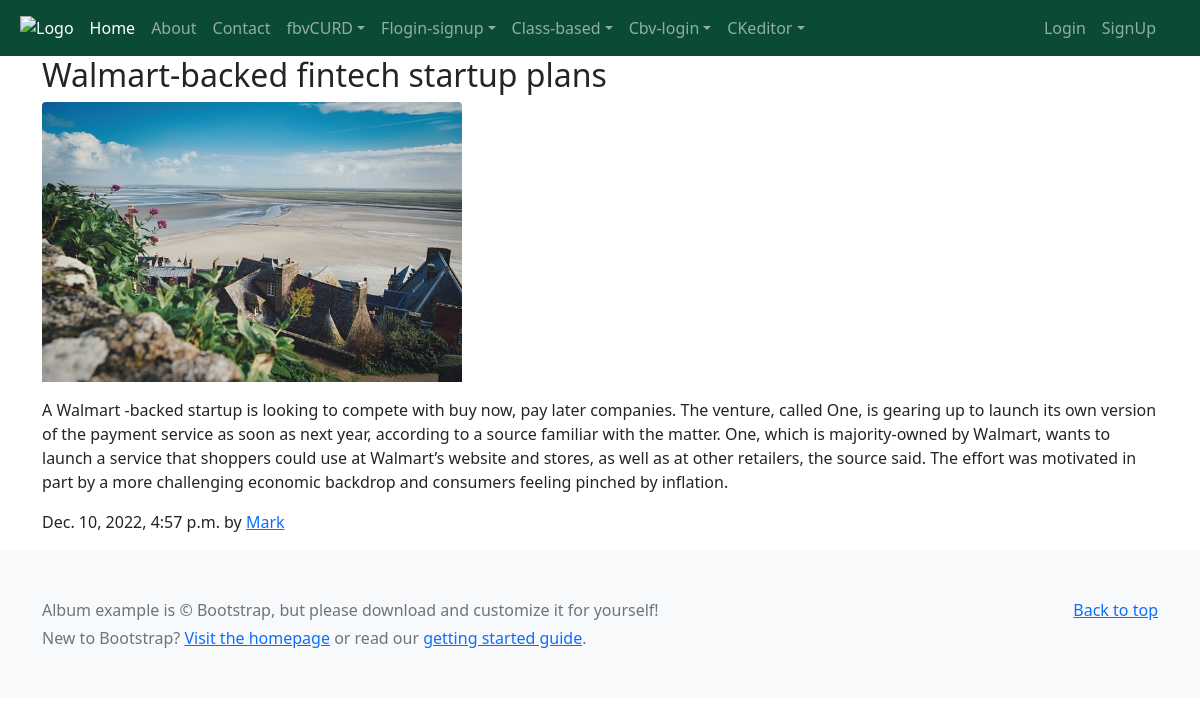
Page /1/details/ on the committed database.
### proj2app/models.py (models this page shows, shortened)
class Article(models.Model):
    img = models.ImageField(upload_to='img/')
    title = models.CharField(max_length=200)
    description = models.TextField()
    datetime = models.DateTimeField(auto_now_add=False)
    class Meta:
        verbose_name_plural = 'Articles'

### proj2app/views.py (the view)
# urls.py: path('<int:id>/details/', views.article_detail, name = 'article_details2'),
def article_detail(request, id):
  data = get_object_or_404(Article, pk=id)
  template_name = "article-details2.html"
  context = {
      "ardetails":data
  }
  return render(request, template_name, context)

### templates/article-details2.html
{% extends "includes/base.html" %}
{% block content %}
    <div class="container">
<article class="blog-post">
        <h2 class="blog-post-title">   {{ ardetails.title }} </h2>
        <p> <img src="{{ardetails.img.url }}" class="imgsize img-fluid rounded-top" alt=""></p>
        <p> {{ ardetails.description }}</p>
        <p class="blog-post-meta"> {{ ardetails.datetime }} by <a href="#">Mark</a></p>
      </article>
</div>
{% endblock %}

### static/css/style.css (style rules this page uses)
.imgsize { height: 280px!important; }

### rows in the picture
Article: title "Walmart-backed fintech startup plans", img (picture), description "A Walmart -backed startup is looking to compete with buy now, pay later companies. The venture, called One, is gearing up to launch its own version of the payment service as soon as next year, according to a source familiar with the matter. One, which is majority-owned by Walmart, wants to launch a service that shoppers could use at Walmart’s website and stores, as well as at other retailers, the source said. The effort was motivated in part by a more challenging economic backdrop and consumers feeling pinched by inflation.", datetime "Dec. 10, 2022, 4:57 p.m."
